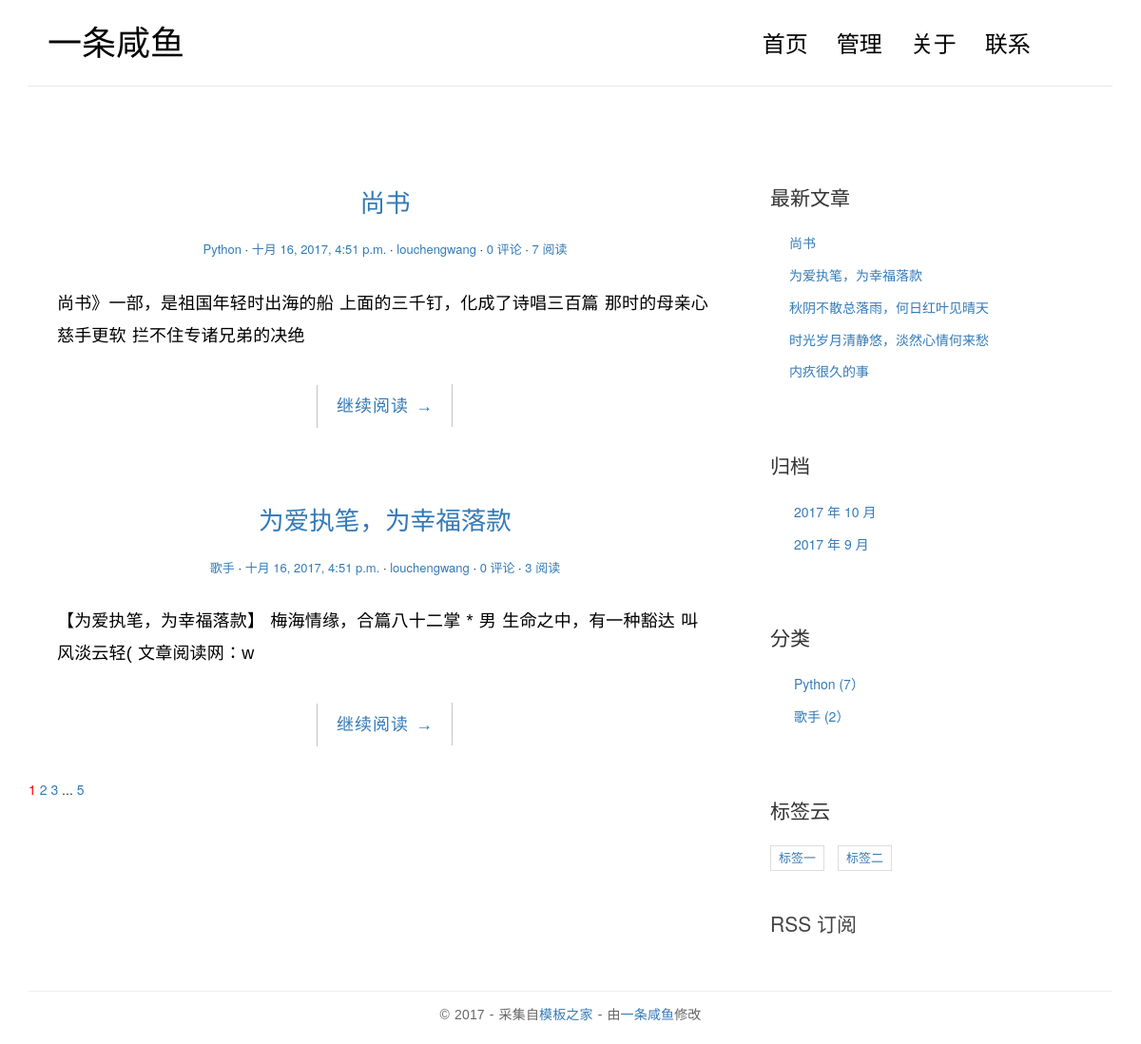
/index, run on the app's committed database.
### blog/models.py (models this page shows, shortened)
class Post(models.Model):
    views = models.PositiveIntegerField(default=0)
    title = models.CharField(max_length=70)
    body = models.TextField()
    create_time = models.DateTimeField()
    modified_time = models.DateTimeField()
    excerpt = models.CharField(max_length=200, blank=True)
    category = models.ForeignKey(Category, verbose_name=u'分类')
    tags = models.ManyToManyField(Tag, verbose_name=u'标签', blank=True)
    author = models.ForeignKey(User)
    def get_absolute_url(self):
        return reverse('blog:detail', kwargs={'pk': self.pk})
    class Meta:
        ordering = ['-create_time']
        verbose_name = '文章'
        verbose_name_plural = '文章'

class Category(models.Model):
    name = models.CharField(max_length=100)
    class Meta:
        verbose_name = '分类'
        verbose_name_plural = '分类'

class Tag(models.Model):
    tag_name = models.CharField(max_length=100)
    class Meta:
        verbose_name = '标签'
        verbose_name_plural = '标签'

### blog/views.py (the view, shortened to what this page needs)
# urls.py: url(r'^index$', views.IndexViews.as_view(), name='index'),
class IndexViews(ListView):
    model = Post
    template_name = 'blog/index.html'
    context_object_name = 'post_list'
    paginate_by = 2
    def get_context_data(self, **kwargs):
        context = super(IndexViews, self).get_context_data(**kwargs)
        paginator = context.get('paginator')
        page_obj = context.get('page_obj')
        is_paginated = context.get('is_paginated')
        pagination_data = self.pagination_data(paginator, page_obj, is_paginated)
        context.update(pagination_data)
        return context
    @staticmethod
    def pagination_data(paginator, page, is_paginated):
        if not is_paginated:
            return {}
        left = []
        right = []
        left_has_more = False
        right_has_more = False
        first = False
        last = False
        page_number = page.number
        total_pages = paginator.num_pages
        page_range = list(paginator.page_range)
        if page_number == 1:
            print page_number
            right = page_range[page_number: page_number+2]
            '''
            如果当前页面右边连续号码的最大值比最后一个页码减去1还小，说明最右边页码跟最后
            页码之间还有页码，要显示省略号
            '''
            if right[-1] < total_pages - 1:
                right_has_more = True
            '''
            如果当前页面右边连续号码最大值比最后一个页码小，说明最后页码不在连续号码中，需要显示最后页码
            '''
            if right[-1] < total_pages:
                last = True
        data = {
            'left': left,
            'right': right,
            'left_has_more': left_has_more,
            'right_has_more': right_has_more,
            'first': first,
            'last': last,
        }
        return data

### blog/templatetags/blog_tags.py (called while the page is built)
@register.simple_tag
def get_recent_posts(num=5):
    return Post.objects.all().order_by('-create_time')[:num]

@register.simple_tag
def get_archives():
    return Post.objects.dates('create_time', 'month', order='DESC')

@register.simple_tag
def get_category():
    return Category.objects.annotate(num_post=Count('post')).filter(num_post__gt=0)

@register.simple_tag()
def get_tags():
    return Tag.objects.all()

### templates/blog/index.html (shortened to what this page needs)
{% extends 'base.html' %}
{% block main %}
    {% for post in post_list %}
                    <article class="post post-{{ post.pk }}">
                        <header class="entry-header">
                            <h1 class="entry-title">
                                <a href="{{ post.get_absolute_url }}">{{ post.title }}</a>
                            </h1>
                            <div class="entry-meta">
                                <span class="post-category"><a href="#">{{ post.category.name }}</a></span>
                                <span class="post-date"><a href="#"><time class="entry-date"
                                                                      datetime="{{ post.create_time }}">{{ post.create_time }}</time></a></span>
                                <span class="post-author"><a href="#">{{ post.author }}</a></span>
                                <span class="comments-link"><a href="#">{{ post.comment_set.count }} 评论</a></span>
                                <span class="views-count"><a href="#">{{ post.views }} 阅读</a></span>
                            </div>
                        </header>
                        <div class="entry-content clearfix">
                            <p>{{ post.excerpt }}</p>
                            <div class="read-more cl-effect-14">
                                <a href="{{ post.get_absolute_url }}" class="more-link">继续阅读 <span class="meta-nav">→</span></a>
                            </div>
                        </div>
                    </article>
                {% empty %}
                    <div class="no-post">暂时还没有发布的文章</div>
                {% endfor %}
                 {% if is_paginated %}
                     <div class="pagination">
                     <a href="?page={{ page_obj.number }}" style="color: red">{{ page_obj.number }}</a>
                     {% if right %}
                         {% for i in right %}
                             <a href="?page={{ i }}">{{ i }}</a>
                         {% endfor %}
                         {% if right_has_more %}
                             <span>...</span>
                         {% endif %}
                         {% if last %}
                             <a href="?page={{ paginator.num_pages }}">{{ paginator.num_pages }}</a>
                         {% endif %}
                     {% endif %}
                     </div>
                 {% endif %}
{% endblock %}

### templates/base.html (shortened to what this page needs)
{% load staticfiles %}
{% load blog_tags %}
<!DOCTYPE html>
<html>
<head>
    <link rel="stylesheet" href="http://code.ionicframework.com/ionicons/2.0.1/css/ionicons.min.css">
    <link rel="stylesheet" href="{% static '/css/pace.css' %}">
    <link rel="stylesheet" href="{% static '/css/custom.css' %}">
    <link rel="stylesheet" href="{% static '/css/bootstrap.min.css' %}">
</head>
<body>
<div class="container">
    <header id="site-header">
        <div class="row">
            <div class="col-md-4 col-sm-5 col-xs-8">
                <div class="logo">
                    <h1><a href={% url 'blog:index' %}>一条咸鱼</a></h1>
                </div>
            </div>
            <div class="col-md-8 col-sm-7 col-xs-4">
                <nav class="main-nav" role="navigation">
                    <div class="collapse navbar-collapse" id="bs-example-navbar-collapse-1">
                        <ul class="nav navbar-nav navbar-right">
                            <li class="cl-effect-11"><a href={% url 'blog:index' %} data-hover="首页">首页</a></li>
                            <li class="cl-effect-11"><a href="/admin" data-hover="博客">管理</a></li>
                            <li class="cl-effect-11"><a href="about.html" data-hover="关于">关于</a></li>
                            <li class="cl-effect-11"><a href="contact.html" data-hover="联系">联系</a></li>
                        </ul>
                    </div>
                </nav>
            </div>
        </div>
    </header>
</div>
<div class="content-body">
    <div class="container">
        <div class="row">
            <main class="col-md-8">
                {% block main %}
                {% endblock main %}
            </main>
            <aside class="col-md-4">
                <div class="widget widget-recent-posts">
                    <h3 class="widget-title">最新文章</h3>
                    {% get_recent_posts as recent_post_list %}
                    <ul>
                        {% for post in recent_post_list  %}
                        <li>
                            <a href="{{ post.get_absolute_url }}">{{ post.title }}</a>
                        </li>
                        {% empty %}
                            暂无文章
                        {% endfor %}
                    </ul>
                </div>
                <div class="widget widget-archives">
                    <h3 class="widget-title">归档</h3>
                    {% get_archives as archives_list %}
                    <ul>
                        {% for archive in archives_list %}
                            <li>
                               <a href={% url 'blog:archives' archive.year archive.month %}>{{ archive.year }} 年 {{ archive.month }} 月</a>
                            </li>
                        {% empty %}
                            暂无归档
                        {% endfor %}
                    </ul>
                </div>
                <div class="widget widget-category">
                    <h3 class="widget-title">分类</h3>
                    {% get_category as category_list %}
                    <ul>
                        {% for category in category_list %}
                            <li>
                               <a href={% url 'blog:category' category.name %}>{{ category.name }} <span class="post-count">({{ category.num_post }}）</span></a>
                            </li>
                        {% empty %}
                            暂无分类
                        {% endfor %}
                    </ul>
                </div>
                <div class="widget widget-tag-cloud">
                    <h3 class="widget-title">标签云</h3>
                    {% get_tags as tag_list %}
                    <ul>
                        {% for tag in tag_list %}
                        <li>
                            <a href="{% url 'blog:tag' tag.tag_name %}">{{ tag.tag_name }}</a>
                        </li>
                        {% endfor %}
                    </ul>
                </div>
                <div class="rss">
                    <a href=""> RSS 订阅</a>
                </div>
            </aside>
        </div>
    </div>
</div>
<footer id="site-footer">
    <div class="container">
        <div class="row">
            <div class="col-md-12">
                <p class="copyright">&copy 2017 - 采集自<a href="http://www.cssmoban.com/"
                                                        target="_blank" title="模板之家">模板之家</a>
                    - 由<a href="http://zmrenwu.com/" title="网页模板" target="_blank">一条咸鱼</a>修改
                </p>
            </div>
        </div>
    </div>
</footer>
</body>
</html>

### static/css/custom.css (style rules this page uses)
* { outline: none; }
h1, h2, h3, h4, h5, h6 { margin-top: 0; }
a { color: #333; }
body { color: #444; font-family: 'Lato', sans-serif; }
p { font-family: 'Ubuntu', sans-serif; font-weight: 400; word-spacing: 1px; letter-spacing: 0.01em; }
#site-header { background-color: #FFF; padding: 25px 20px; margin-bottom: 40px; border-bottom: 1px solid #e7e7e7; }
.logo h1 a { color: #000; }
.logo h1 { margin: 0; font-family: 'Lato', sans-serif; font-weight: 300; }
.main-nav { margin-top: 11px; max-width: 95%; }
.main-nav a { color: #000000 !important; padding: 0 0 5px 0 !important; margin-right: 30px; font-family: 'Lato', sans-serif; font-weight: 300; font-size: 24px; }
.cl-effect-11 a { padding: 10px 0; color: #0972b4; text-shadow: none; }
.cl-effect-11 a::before { position: absolute; top: 0; left: 0; overflow: hidden; padding: 0 0 5px 0 !important; max-width: 0; border-bottom: 1px solid #000; color: #000; content: attr(data-hover); white-space: nowrap; -webkit-transition: max-width 0.5s; -moz-transition: max-width 0.5s; transition: max-width 0.5s; }
.content-body { padding-bottom: 4em; }
.post { background: #fff; padding: 30px 30px 0; }
.entry-title { text-align: center; font-size: 1.9em; margin-bottom: 20px; line-height: 1.6; padding: 10px 20px 0; }
.entry-meta { text-align: center; color: #DDDDDD; font-size: 13px; margin-bottom: 30px; }
.entry-content { font-size: 18px; line-height: 1.9; font-weight: 300; color: #000; }
.post-category::after, .post-date::after, .post-author::after, .comments-link::after { content: ' ·'; color: #000; }
.read-more { font-family: 'Ubuntu', sans-serif; font-weight: 400; word-spacing: 1px; letter-spacing: 0.01em; text-align: center; margin-top: 20px; }
.cl-effect-14 a { padding: 0 20px; height: 45px; line-height: 45px; position: relative; display: inline-block; margin: 15px 25px; letter-spacing: 1px; font-weight: 400; text-shadow: 0 0 1px rgba(255, 255, 255, 0.3); }
.cl-effect-14 a::before, .cl-effect-14 a::after { position: absolute; width: 45px; height: 1px; background: #C3C3C3; content: ''; -webkit-transition: all 0.3s; -moz-transition: all 0.3s; transition: all 0.3s; pointer-events: none; }
.cl-effect-14 a::before { top: 0; left: 0; -webkit-transform: rotate(90deg); -moz-transform: rotate(90deg); transform: rotate(90deg); -webkit-transform-origin: 0 0; -moz-transform-origin: 0 0; transform-origin: 0 0; }
.cl-effect-14 a::after { right: 0; bottom: 0; -webkit-transform: rotate(90deg); -moz-transform: rotate(90deg); transform: rotate(90deg); -webkit-transform-origin: 100% 0; -moz-transform-origin: 100% 0; transform-origin: 100% 0; }
.widget { background: #fff; padding: 30px 0 0; }
.widget-title { font-size: 1.5em; margin-bottom: 20px; line-height: 1.6; padding: 10px 0 0; font-weight: 400; }
.widget-recent-posts ul { padding: 0; margin: 0; padding-left: 20px; }
.widget-recent-posts ul li { list-style-type: none; position: relative; line-height: 170%; margin-bottom: 10px; }
.widget-recent-posts ul li::before { content: '\f3d3'; font-family: "Ionicons"; position: absolute; left: -17px; top: 3px; font-size: 16px; color: #000; }
.widget-archives ul { padding: 0; margin: 0; padding-left: 25px; }
.widget-archives ul li { list-style-type: none; position: relative; line-height: 170%; margin-bottom: 10px; }
.widget-archives ul li::before { content: '\f3f3'; font-family: "Ionicons"; position: absolute; left: -25px; top: 1px; font-size: 16px; color: #000; }
.widget-category ul { padding: 0; margin: 0; padding-left: 25px; }
.widget-category ul li { list-style-type: none; position: relative; line-height: 170%; margin-bottom: 10px; }
.widget-category ul li::before { content: '\f3fe'; font-family: "Ionicons"; position: absolute; left: -25px; top: 1px; font-size: 18px; color: #000; }
.widget-tag-cloud ul { padding: 0; margin: 0; margin-right: -10px; }
.widget-tag-cloud ul li { list-style-type: none; font-size: 13px; display: inline-block; margin-right: 10px; margin-bottom: 10px; padding: 3px 8px; border: 1px solid #ddd; }
.rss { font-size: 21px; margin-top: 30px; }
.rss a { color: #444; }
#site-footer { padding-top: 10px; padding: 0 0 1.5em 0; }
.copyright { text-align: center; padding-top: 1em; margin: 0; border-top: 1px solid #eee; color: #666; }

### data on the page
Post: title "尚书", category.name "Python", create_time "十月 16, 2017, 4:51 p.m.", author "louchengwang", comment_set.count "0", views "7", excerpt "尚书》一部，是祖国年轻时出海的船 上面的三千钉，化成了诗唱三百篇 那时的母亲心慈手更软 拦不住专诸兄弟的决绝"
Post: title "为爱执笔，为幸福落款", category.name "歌手", create_time "十月 16, 2017, 4:51 p.m.", author "louchengwang", comment_set.count "0", views "3", excerpt "【为爱执笔，为幸福落款】 梅海情缘，合篇八十二掌 * 男 生命之中，有一种豁达 叫风淡云轻( 文章阅读网：w"
Post: title "秋阴不散总落雨，何日红叶见晴天"
Post: title "时光岁月清静悠，淡然心情何来愁"
Post: title "内疚很久的事"
Category: name "Python", num_post "7"
Category: name "歌手", num_post "2"
Tag: tag_name "标签一"
Tag: tag_name "标签二"

### other printed values
{{ page_obj.number }} "1"
{{ i }} "2" "3"
{{ paginator.num_pages }} "5"
{{ archive.year }} "2017" "2017"
{{ archive.month }} "10" "9"
